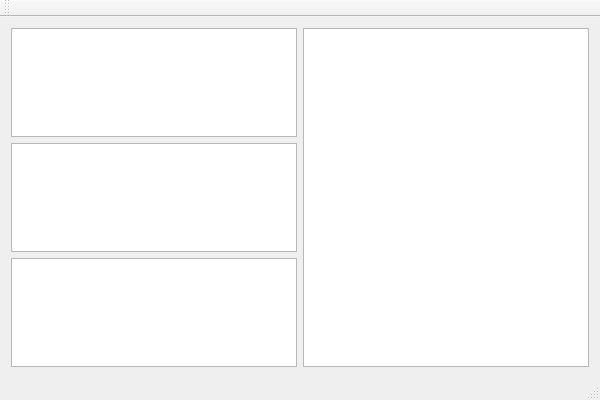
<?xml version="1.0" encoding="UTF-8"?>
<ui version="4.0">
 <class>MuseClass</class>
 <widget class="QMainWindow" name="MuseClass">
  <property name="geometry">
   <rect>
    <x>0</x>
    <y>0</y>
    <width>600</width>
    <height>400</height>
   </rect>
  </property>
  <property name="windowTitle">
   <string>Muse</string>
  </property>
  <widget class="QWidget" name="centralWidget">
   <layout class="QHBoxLayout" name="horizontalLayout_2">
    <item>
     <layout class="QHBoxLayout" name="horizontalLayout">
      <item>
       <layout class="QVBoxLayout" name="verticalLayout">
        <property name="leftMargin">
         <number>0</number>
        </property>
        <property name="topMargin">
         <number>0</number>
        </property>
        <item>
         <widget class="QListWidget" name="Subject_listWidget">
          <property name="maximumSize">
           <size>
            <width>300</width>
            <height>300</height>
           </size>
          </property>
          <property name="font">
           <font>
            <family>Times New Roman</family>
           </font>
          </property>
         </widget>
        </item>
        <item>
         <widget class="QListWidget" name="Verb_listWidget">
          <property name="maximumSize">
           <size>
            <width>300</width>
            <height>300</height>
           </size>
          </property>
          <property name="font">
           <font>
            <family>Times New Roman</family>
           </font>
          </property>
         </widget>
        </item>
        <item>
         <widget class="QListWidget" name="Complement_listWidget">
          <property name="maximumSize">
           <size>
            <width>300</width>
            <height>300</height>
           </size>
          </property>
          <property name="font">
           <font>
            <family>Times New Roman</family>
           </font>
          </property>
         </widget>
        </item>
       </layout>
      </item>
      <item>
       <widget class="QTextEdit" name="textEdit">
        <property name="sizePolicy">
         <sizepolicy hsizetype="MinimumExpanding" vsizetype="MinimumExpanding">
          <horstretch>0</horstretch>
          <verstretch>0</verstretch>
         </sizepolicy>
        </property>
        <property name="font">
         <font>
          <pointsize>12</pointsize>
         </font>
        </property>
        <property name="documentTitle">
         <string>Scenario</string>
        </property>
       </widget>
      </item>
     </layout>
    </item>
   </layout>
  </widget>
  <widget class="QMenuBar" name="menuBar">
   <property name="geometry">
    <rect>
     <x>0</x>
     <y>0</y>
     <width>600</width>
     <height>26</height>
    </rect>
   </property>
  </widget>
  <widget class="QToolBar" name="mainToolBar">
   <attribute name="toolBarArea">
    <enum>TopToolBarArea</enum>
   </attribute>
   <attribute name="toolBarBreak">
    <bool>false</bool>
   </attribute>
  </widget>
  <widget class="QStatusBar" name="statusBar"/>
 </widget>
 <layoutdefault spacing="6" margin="11"/>
 <resources>
  <include location="../Resources/Muse.qrc"/>
 </resources>
 <connections/>
</ui>
